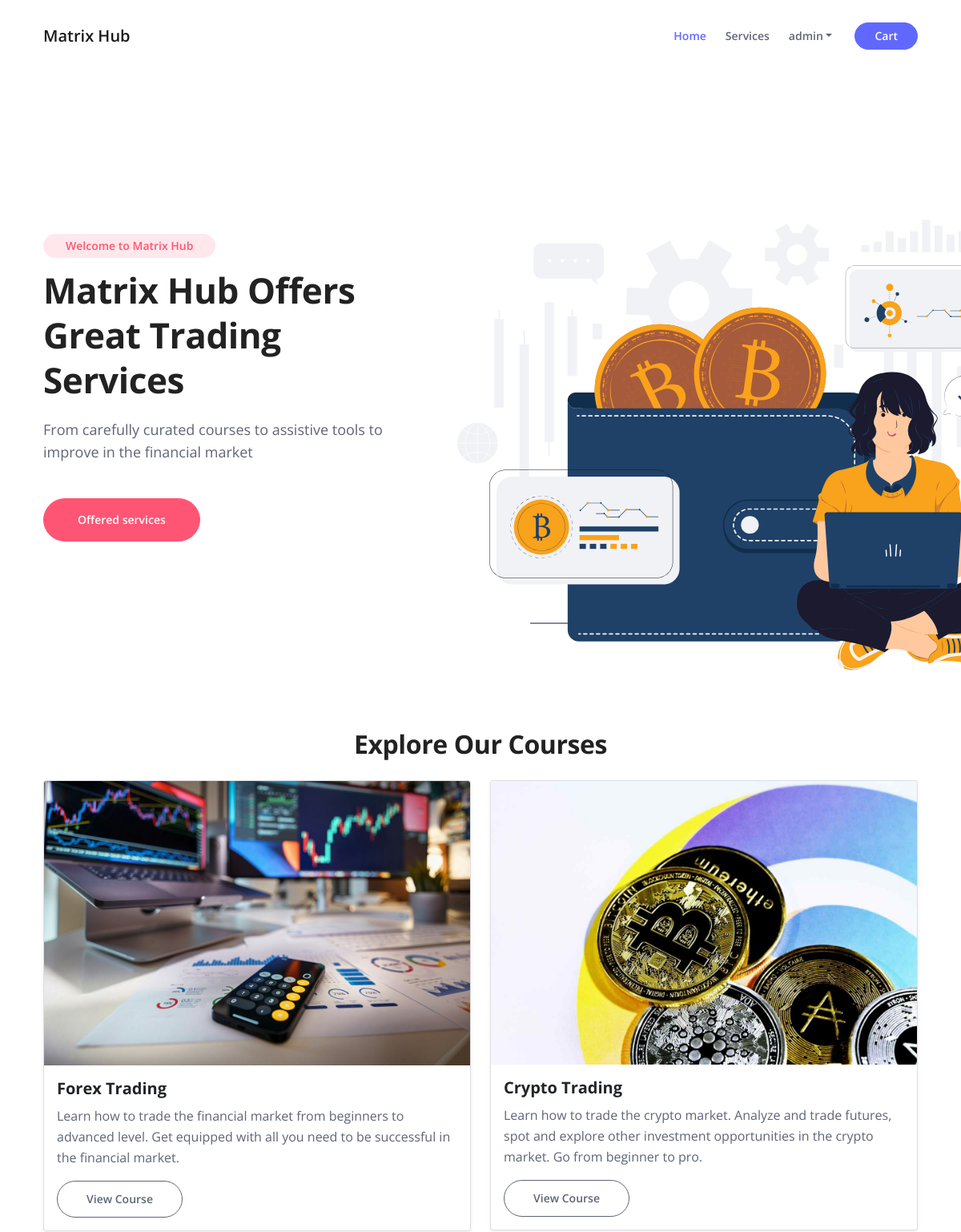
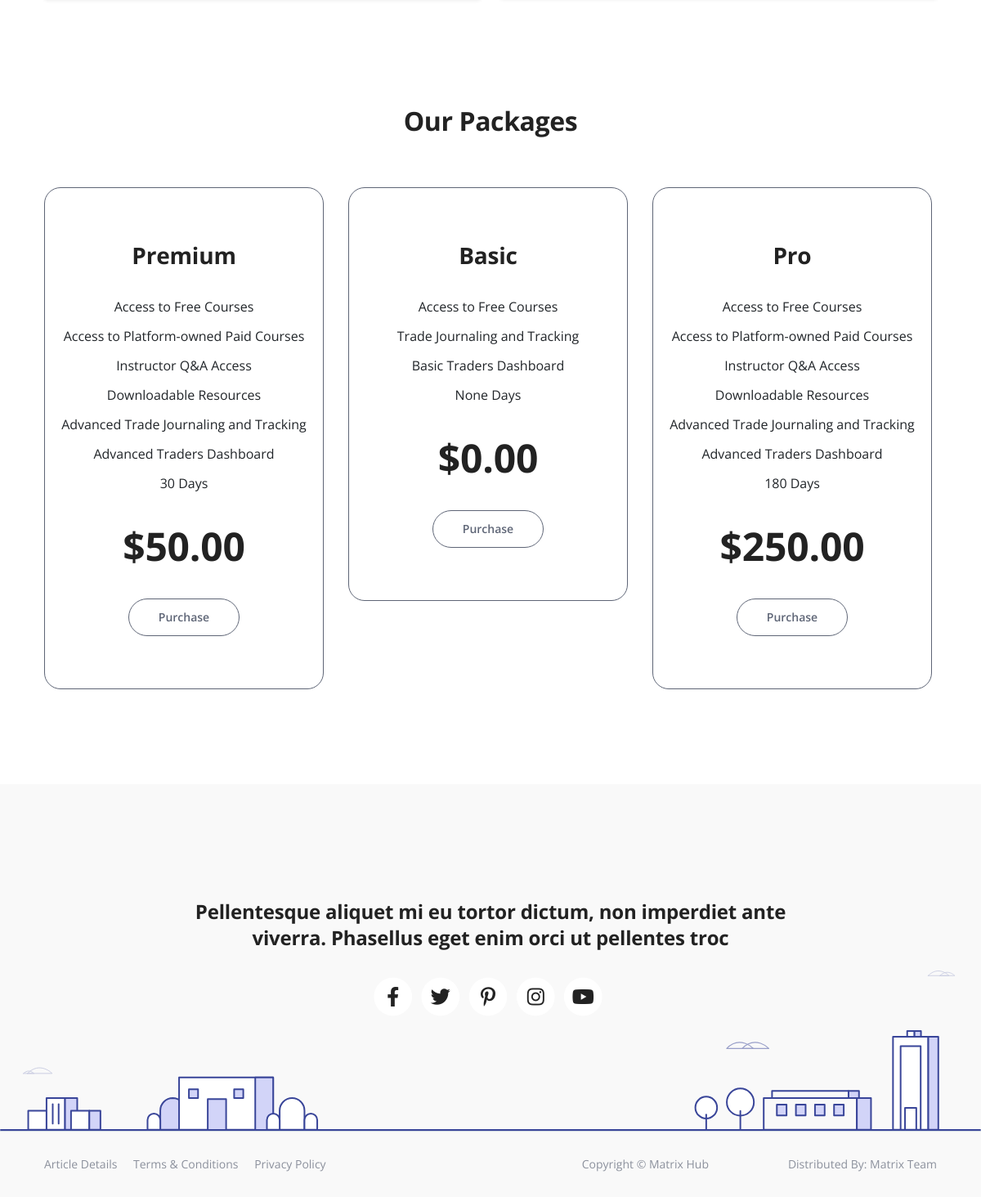
The app's page / (signed in) with its own data (2 pictures, top to bottom).
### core/models.py (models this page shows, shortened)
class SubscriptionPlan(models.Model):
    name = models.CharField(max_length=100)  # "Free", "Premium", "Pro" plans
    description = models.TextField(blank=True)
    price = models.DecimalField(max_digits=10, decimal_places=2)
    duration_days = models.PositiveIntegerField(help_text="Duration of the plan in days", null=True, blank=True)
    features = models.ManyToManyField('Feature', blank=True, related_name='subscription_plans')
    order_priority = models.PositiveIntegerField(default=100)
    class Meta:
        ordering = ['order_priority']

class Feature(models.Model):
    name = models.CharField(max_length=100, unique=True)
    description = models.TextField(blank=True, help_text="Description of the feature.")

### core/views.py (the view)
# urls.py: path('', views.home, name='home'),
def home(request):
    subscriptionplans = SubscriptionPlan.objects.all()
    context = {'subscriptionplans': subscriptionplans}
    return render(request, 'core/home.html', context)

### templates/core/home.html (shortened to what this page needs)
{% extends 'core/base.html' %}
{% block content %}
    <header id="header" class="header">
        <div class="container">
            <div class="row">
                <div class="col-lg-6 col-xl-5">
                    <div class="text-container">
                        <div class="section-title">Welcome to Matrix Hub</div>
                        <h1 class="h1-large">Matrix Hub Offers Great Trading Services</h1>
                        <p class="p-large">From carefully curated courses to assistive tools to improve in the financial market</p>
                        <a class="btn-solid-lg" href="#services">Offered services</a>
                    </div>
                </div>
                <div class="col-lg-6 col-xl-7">
                    <div class="image-container">
                        <img class="img-fluid" src="media/images/woman-doing-bitcoin-trading.svg" alt="alternative">
                    </div>
                </div>
            </div>
        </div>
    </header>
 <section class="container my-5">
    <h2 class="text-center mb-4">Explore Our Courses</h2>
    <div class="row">
      <div class="col-md-6">
        <div class="card shadow-sm">
          <img src="media/images/forexcourse.jpg" class="card-img-top" alt="Course Image">
          <div class="card-body">
            <h5 class="card-title">Forex Trading</h5>
            <p class="card-text">Learn how to trade the financial market from beginners to advanced level. Get equipped with all you need to be
                successful in the financial market.
            </p>
            <a href="#" class="btn-outline-reg">View Course</a>
          </div>
        </div>
      </div>
      <div class="col-md-6">
        <div class="card shadow-sm">
          <img src="media/images/cryptocurrency.jpg" class="card-img-top" alt="Course Image">
          <div class="card-body">
            <h5 class="card-title">Crypto Trading</h5>
            <p class="card-text">Learn how to trade the crypto market. Analyze and trade futures, spot and explore other investment opportunities
                in the crypto market. Go from beginner to pro.
            </p>
            <a href="#" class="btn-outline-reg">View Course</a>
          </div>
        </div>
      </div>
 </section>
    <div id="pricing" class="cards-2">
        <div class="container">
            <div class="row">
                <div class="col-lg-12">
                    <h2 class="h2-heading">Our Packages</h2>
                </div>
            </div>
            <div class="row">
                {% for subscriptionplan in subscriptionplans %}
                <div class="col-lg-4 col-md-6">
                    <div class="card">
                        <div class="card-body">
                            <div class="card-title">
                                <h3>{{ subscriptionplan.name }}</h3>
                            </div>
                            <ul class="list-unstyled li-space-lg">
                                {% for feature in subscriptionplan.features.all %}
                                <li>{{ feature.name }}</li>
                                {% endfor %}
                                <li>{{ subscriptionplan.duration_days }} Days</li>
                            </ul>
                            <div class="price">${{ subscriptionplan.price }}</div>
                            <a href="#contact" class="btn-outline-reg">Purchase</a>
                        </div>
                    </div>
                </div>
                {% endfor %}
            </div>
        </div>
    </div>
{% endblock content%}

### templates/core/base.html (shortened to what this page needs)
{% load static %}
<!doctype html>
<html lang="en">
  <head>
    <link href="https://cdn.jsdelivr.net/npm/bootstrap@5.3.3/dist/css/bootstrap.min.css" rel="stylesheet">
        <link rel="stylesheet" href="https://cdnjs.cloudflare.com/ajax/libs/font-awesome/4.7.0/css/font-awesome.min.css">
        <link href="{% static 'css/bootstrap.min.css' %}" rel="stylesheet">
        <link href="{% static 'css/fontawesome-all.min.css' %}" rel="stylesheet">
        <link href="{% static 'css/swiper.css' %}" rel="stylesheet">
        <link href="{% static 'css/styles.css' %}" rel="stylesheet">
  </head>
  <body>
    <nav id="navbarExample" class="navbar navbar-expand-lg fixed-top navbar-light" aria-label="Main navigation">
        <div class="container">
            <a class="navbar-brand logo-image" href="{% url 'core:home' %}">Matrix Hub</a>
            <div class="navbar-collapse offcanvas-collapse" id="navbarsExampleDefault">
                <ul class="navbar-nav ms-auto navbar-nav-scroll">
                    <li class="nav-item">
                        <a class="nav-link active" aria-current="page" href="{% url 'core:home' %}">Home</a>
                    </li>
                    <li class="nav-item">
                        <a class="nav-link" href="#">Services</a>
                    </li>
                    {% if request.user.is_authenticated %}
                    <li class="nav-item dropdown">
                        <a class="nav-link dropdown-toggle" href="#" id="dropdown01" data-bs-toggle="dropdown" aria-expanded="false">{{ request.user }}</a>
                    </li>
                    {% endif %}
                </ul>
                <span class="nav-item">
                    <a class="btn-solid-sm" href="#contact">Cart</a>
                </span>
            </div>
        </div>
    </nav>
    <div class="">
      {% block content %}
      {% endblock content %}
    </div>
    <div class="footer bg-gray">
        <img class="decoration-city" src="images/decoration-city.svg" alt="alternative">
        <div class="container">
            <div class="row">
                <div class="col-lg-12">
                    <h4>Pellentesque aliquet mi eu tortor dictum, non imperdiet ante viverra. Phasellus eget enim orci ut pellentes troc</h4>
                    <div class="social-container">
                        <span class="fa-stack">
                            <a href="#your-link">
                                <i class="fas fa-circle fa-stack-2x"></i>
                                <i class="fab fa-facebook-f fa-stack-1x"></i>
                            </a>
                        </span>
                        <span class="fa-stack">
                            <a href="#your-link">
                                <i class="fas fa-circle fa-stack-2x"></i>
                                <i class="fab fa-twitter fa-stack-1x"></i>
                            </a>
                        </span>
                        <span class="fa-stack">
                            <a href="#your-link">
                                <i class="fas fa-circle fa-stack-2x"></i>
                                <i class="fab fa-pinterest-p fa-stack-1x"></i>
                            </a>
                        </span>
                        <span class="fa-stack">
                            <a href="#your-link">
                                <i class="fas fa-circle fa-stack-2x"></i>
                                <i class="fab fa-instagram fa-stack-1x"></i>
                            </a>
                        </span>
                        <span class="fa-stack">
                            <a href="#your-link">
                                <i class="fas fa-circle fa-stack-2x"></i>
                                <i class="fab fa-youtube fa-stack-1x"></i>
                            </a>
                        </span>
                    </div>
                </div>
            </div>
        </div>
    </div>
    <div class="copyright bg-gray">
        <div class="container">
            <div class="row">
                <div class="col-lg-6">
                    <ul class="list-unstyled li-space-lg p-small">
                        <li><a href="article.html">Article Details</a></li>
                        <li><a href="terms.html">Terms & Conditions</a></li>
                        <li><a href="privacy.html">Privacy Policy</a></li>
                    </ul>
                </div>
                <div class="col-lg-3">
                    <p class="p-small statement">Copyright © <a href="#">Matrix Hub</a></p>
                </div>
                <div class="col-lg-3">
                    <p class="p-small statement">Distributed By: <a href="" target="_blank">Matrix Team</a></p>
                </div>
            </div>
        </div>
    </div>
  </body>
</html>

### records on screen
SubscriptionPlan: name "Premium", duration_days "30", price "50.00"
Feature: name "Access to Free Courses"
Feature: name "Access to Platform-owned Paid Courses"
Feature: name "Instructor Q&A Access"
Feature: name "Downloadable Resources"
Feature: name "Advanced Trade Journaling and Tracking"
Feature: name "Advanced Traders Dashboard"
SubscriptionPlan: name "Basic", duration_days "None", price "0.00"
Feature: name "Trade Journaling and Tracking"
Feature: name "Basic Traders Dashboard"
SubscriptionPlan: name "Pro", duration_days "180", price "250.00"

### other values on screen
{{ request.user }} "admin"
